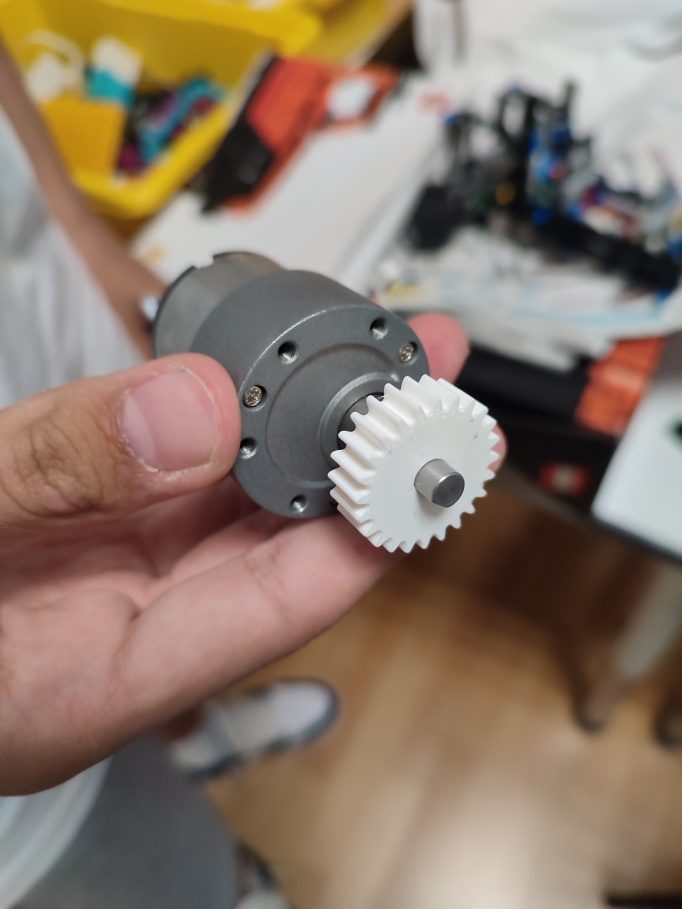
#> input picture 3d designs/3d printed part photos/3d printed motor gear.jpg, 1363 x 1818 px, given in place of the camera (shown at 1/2 size)
$ python Redgreenturntest.py   (older library calls are emulated)
#> lines starting #> are read from the running program, lines starting #| are printed output that depends on the picture; after the words box and inside, x2 and y2 are one past the last pixel; in counts of white or black regions, pixels touching at a corner belong together
import cv2
import numpy as np

# ==== CAMERA CALIBRATION PARAMETERS FOR FISHEYE CORRECTION ====
K = np.array([[320, 0, 320],
              [0, 320, 240],
              [0, 0, 1]], dtype=np.float32)
D = np.array([-0.28, 0.11, 0, 0], dtype=np.float32)

# ==== HSV RANGE FOR BLACK (Not used here but can be added if needed) ====
black_lower = np.array([0, 0, 0])
black_upper = np.array([255, 255, 40])

# ==== START CAMERA ====
cap = cv2.VideoCapture(0)  # Change 0 to video file path if needed
if not cap.isOpened():
    print("Error: Cannot open camera")
    exit()

# Function to find the largest contour and return its corner coordinates
def get_largest_contour_corners(contours):
    if len(contours) == 0:
        return None  # No contours found

    # Find the largest contour by area
    largest_contour = max(contours, key=cv2.contourArea)
    x, y, w, h = cv2.boundingRect(largest_contour)

    # Corner coordinates based on bounding rectangle
    top_left = (x, y)
    top_right = (x + w, y)
    bottom_left = (x, y + h)
    bottom_right = (x + w, y + h)

    return top_left, top_right, bottom_left, bottom_right, largest_contour

while True:
    ret, img = cap.read()
#> img is the input picture: shape (1818, 1363, 3); mean B, G, R 105.8, 120.1, 138.4
    if not ret:
        print("Error: Cannot read frame")
        break

    DIM = img.shape[1], img.shape[0]
#> DIM = (1363, 1818)
    map1, map2 = cv2.fisheye.initUndistortRectifyMap(
        K, D, np.eye(3), K, DIM, cv2.CV_16SC2
    )
    # img = cv2.remap(img, map1, map2, interpolation=cv2.INTER_LINEAR)  # Uncomment if fisheye correction is needed

    # Convert the image to HSV
    imgHSV = cv2.cvtColor(img, cv2.COLOR_BGR2HSV)
#> imgHSV: shape (1818, 1363, 3); mean H, S, V 44, 71.7, 140.8

    # Red color mask (two ranges for hue spectrum)
    red_lower1 = np.array([0, 200, 120])
    red_upper1 = np.array([10, 255, 200])
    mask_red = cv2.inRange(imgHSV, red_lower1, red_upper1)
#> mask_red: shape (1818, 1363); every value is 0

    # Green color mask
    green_lower = np.array([50, 160, 20])
    green_upper = np.array([100, 255, 155])
    mask_green = cv2.inRange(imgHSV, green_lower, green_upper)
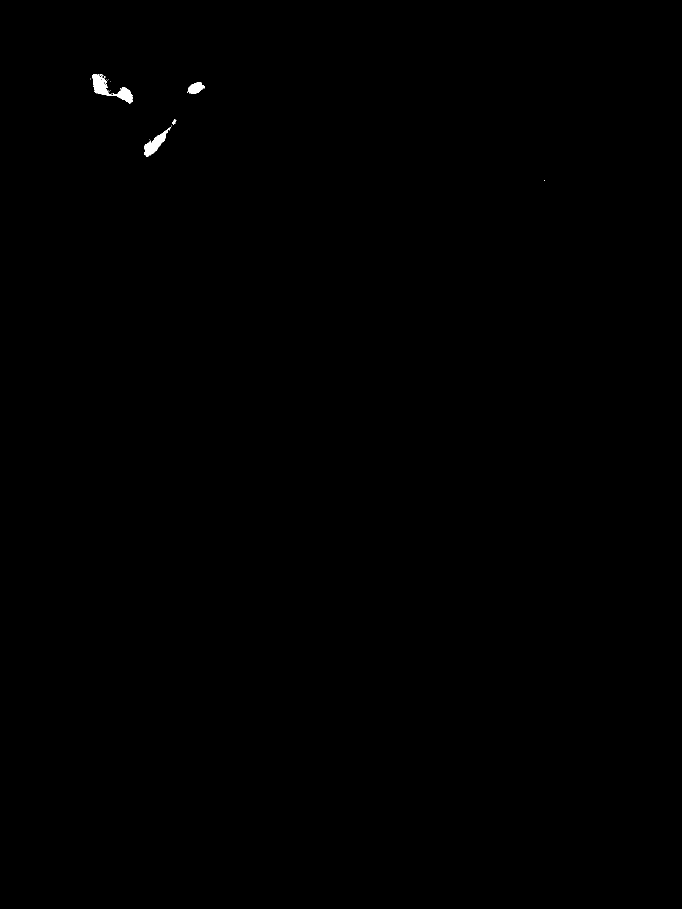
#> mask_green: shape (1818, 1363) (shown at 1/2 size); 0.13% white; 21 white regions (17 under 20 px), largest, box (x1, y1, x2, y2) and area: (185, 148, 266, 207) 1569, (288, 254, 342, 314) 1031, (374, 164, 410, 188) 513, (345, 238, 353, 250) 45

    # Edge detection on masks
    edges_red = cv2.Canny(mask_red, 100, 100)
    edges_green = cv2.Canny(mask_green, 100, 100)
#> edges_green: shape (1818, 1363); 0.03% white in thin lines or dots, all inside (x1, y1, x2, y2) = (180, 147, 1090, 363)

    # Find contours
    contours_red, _ = cv2.findContours(edges_red, cv2.RETR_EXTERNAL, cv2.CHAIN_APPROX_SIMPLE)
#> contours_red = []
    contours_green, _ = cv2.findContours(edges_green, cv2.RETR_EXTERNAL, cv2.CHAIN_APPROX_SIMPLE)
#> contours_green = 51 contours, 50 with area under 20; largest, box (x1, y1, x2, y2) and area: (290, 254, 339, 314) 26

    # Get largest contours
    red_data = get_largest_contour_corners(contours_red)
    green_data = get_largest_contour_corners(contours_green)
#> green_data = 5 items, first 5: (290, 254), (339, 254), (290, 314), (339, 314), contour of 126 points, box (x1, y1, x2, y2) (290, 254, 339, 314), area 26

    img_contours = img.copy()

    red_area = 0
    green_area = 0

    if red_data:
        corners_red, largest_red_contour = red_data[:-1], red_data[-1]
        cv2.drawContours(img_contours, [largest_red_contour], -1, (0, 0, 255), 2)
        cv2.rectangle(img_contours, corners_red[0], corners_red[3], (0, 0, 255), 2)
        cv2.line(img_contours, corners_red[1], corners_red[3], (0, 255, 255), 2)
        print("Red object corners:", corners_red)
        red_area = cv2.contourArea(largest_red_contour)

    if green_data:
        corners_green, largest_green_contour = green_data[:-1], green_data[-1]
#> corners_green = ((290, 254), (339, 254), (290, 314), (339, 314)); largest_green_contour = contour of 126 points, box (x1, y1, x2, y2) (290, 254, 339, 314), area 26
        cv2.drawContours(img_contours, [largest_green_contour], -1, (0, 255, 0), 2)
#> img_contours: shape (1818, 1363, 3); 0.02% of pixels changed, all inside (x1, y1, x2, y2) = (289, 253, 340, 315)
        cv2.rectangle(img_contours, corners_green[0], corners_green[3], (0, 255, 0), 2)
#> img_contours: shape (1818, 1363, 3); mean B, G, R 105.8, 120.1, 138.3
        cv2.line(img_contours, corners_green[0], corners_green[2], (255, 0, 0), 2)
#> img_contours: shape (1818, 1363, 3); mean B, G, R 105.8, 120.1, 138.3
        print("Green object corners:", corners_green)
#| Green object corners: ((290, 254), (339, 254), (290, 314), (339, 314))
        green_area = cv2.contourArea(largest_green_contour)
#> green_area = 25.5

    if green_area > red_area and green_area > 20:
        print("turn left")
    elif red_area > green_area and red_area > 20:
        print("turn right")
    else:
        print("No object detected")

    cv2.imshow('Contours', img_contours)

    key = cv2.waitKey(5) & 0xFF
#> (key q is pressed here)
    if key == ord('q') or key == 27:
        break

cap.release()
cv2.destroyAllWindows()

$ run again, on 3d designs/3d printed part photos/Colour sensor holder.jpg
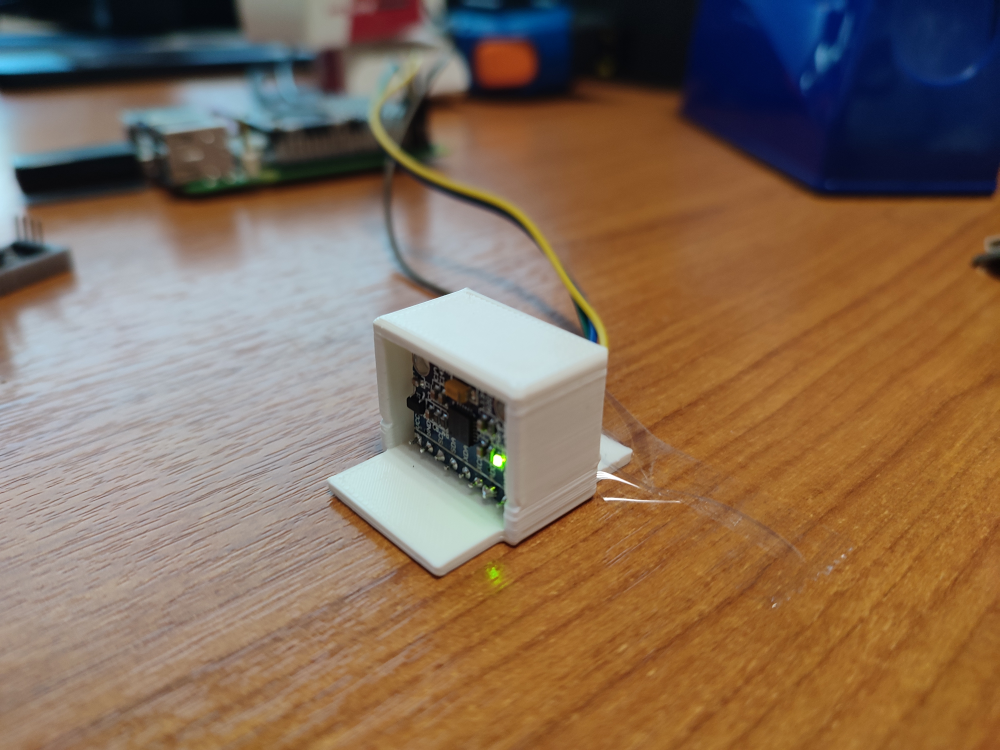
#> input picture 3d designs/3d printed part photos/Colour sensor holder.jpg, 4000 x 3000 px, given in place of the camera (shown at 1/4 size)
#> img is the input picture: shape (3000, 4000, 3); mean B, G, R 87.7, 108.2, 132.2
#> imgHSV: shape (3000, 4000, 3); mean H, S, V 44.7, 121.5, 141.7
#> `mask_red = cv2.inRange(imgHSV, red_lower1, red_upper1)`:
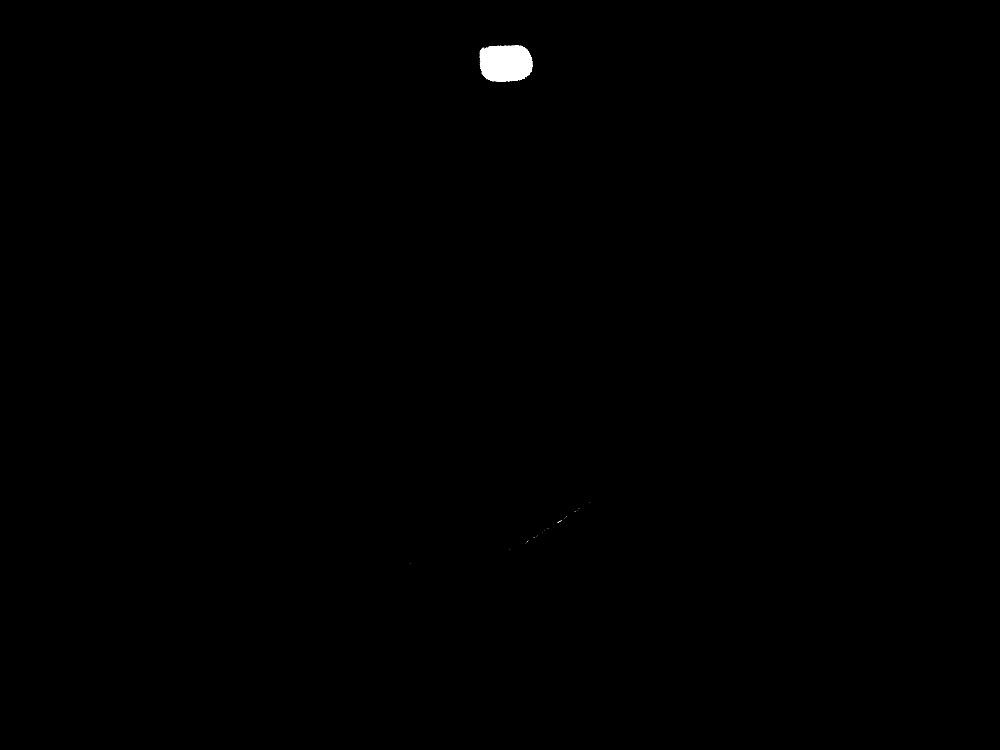
#> mask_red: shape (3000, 4000) (shown at 1/4 size); 0.21% white; 62 white regions (61 under 20 px), largest, box (x1, y1, x2, y2) and area: (1919, 180, 2130, 328) 25651
#> mask_green: shape (3000, 4000); 0.16% white; 775 white regions (725 under 20 px), largest, box (x1, y1, x2, y2) and area: (17, 144, 300, 201) 6334, (0, 273, 264, 304) 2549, (2319, 1238, 2357, 1356) 1703
#> edges_red: shape (3000, 4000); 0.01% white in thin lines or dots, all inside (x1, y1, x2, y2) = (1639, 179, 2361, 2257)
#> `edges_green = cv2.Canny(mask_green, 100, 100)`:
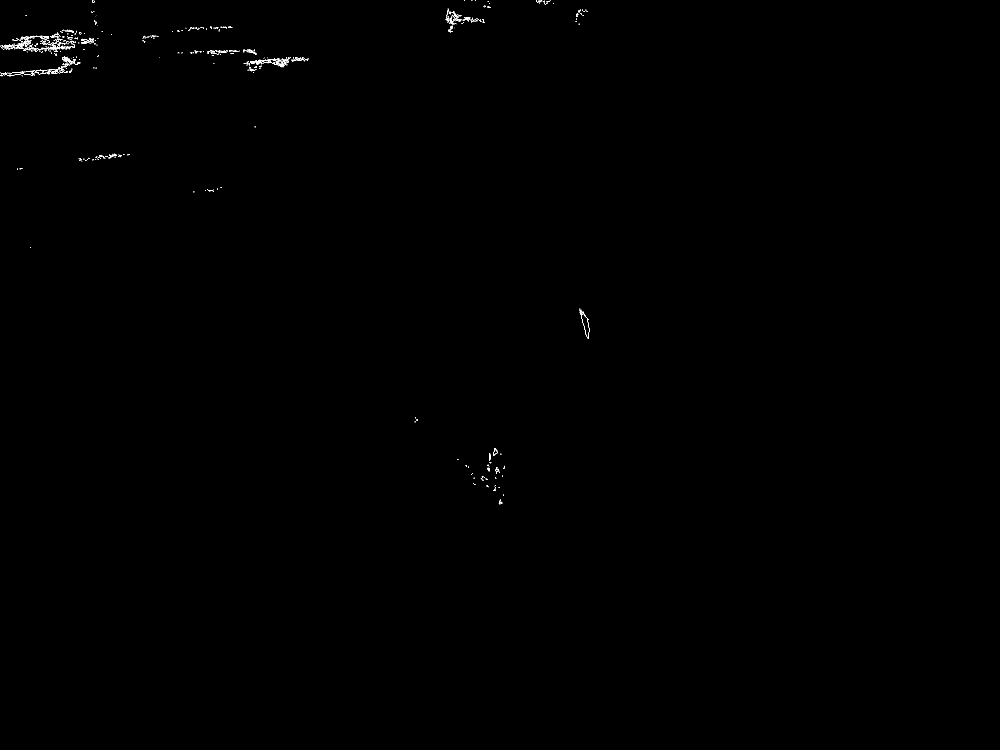
#> edges_green: shape (3000, 4000) (shown at 1/4 size); 0.08% white in thin lines or dots, all inside (x1, y1, x2, y2) = (0, 0, 2357, 2017)
#> contours_red = 197 contours, 196 with area under 20; largest, box (x1, y1, x2, y2) and area: (1977, 180, 1999, 190) 27
#> contours_green = 1221 contours, 1214 with area under 20; largest, box (x1, y1, x2, y2) and area: (1002, 244, 1021, 255) 130, (324, 155, 350, 176) 44, (182, 144, 196, 156) 38, (1972, 1959, 1982, 1964) 24, (1935, 23, 1942, 29) 24, (7, 293, 115, 305) 22, (7, 178, 48, 188) 20
#> largest_contour = contour of 29 points, box (x1, y1, x2, y2) (1977, 180, 1999, 190), area 27
#> x = 1977; y = 180; w = 22; h = 10
#> top_left = (1977, 180)
#> top_right = (1999, 180)
#> bottom_left = (1977, 190)
#> bottom_right = (1999, 190)
#> red_data = 5 items, first 5: (1977, 180), (1999, 180), (1977, 190), (1999, 190), contour of 29 points, box (x1, y1, x2, y2) (1977, 180, 1999, 190), area 27
#> green_data = 5 items, first 5: (1002, 244), (1021, 244), (1002, 255), (1021, 255), contour of 24 points, box (x1, y1, x2, y2) (1002, 244, 1021, 255), area 130
#> corners_red = ((1977, 180), (1999, 180), (1977, 190), (1999, 190)); largest_red_contour has the same summary as largest_contour in get_largest_contour_corners
#| Red object corners: ((1977, 180), (1999, 180), (1977, 190), (1999, 190))
#> red_area = 27
#> corners_green = ((1002, 244), (1021, 244), (1002, 255), (1021, 255)); largest_green_contour = contour of 24 points, box (x1, y1, x2, y2) (1002, 244, 1021, 255), area 130
#| Green object corners: ((1002, 244), (1021, 244), (1002, 255), (1021, 255))
#> green_area = 129.5
